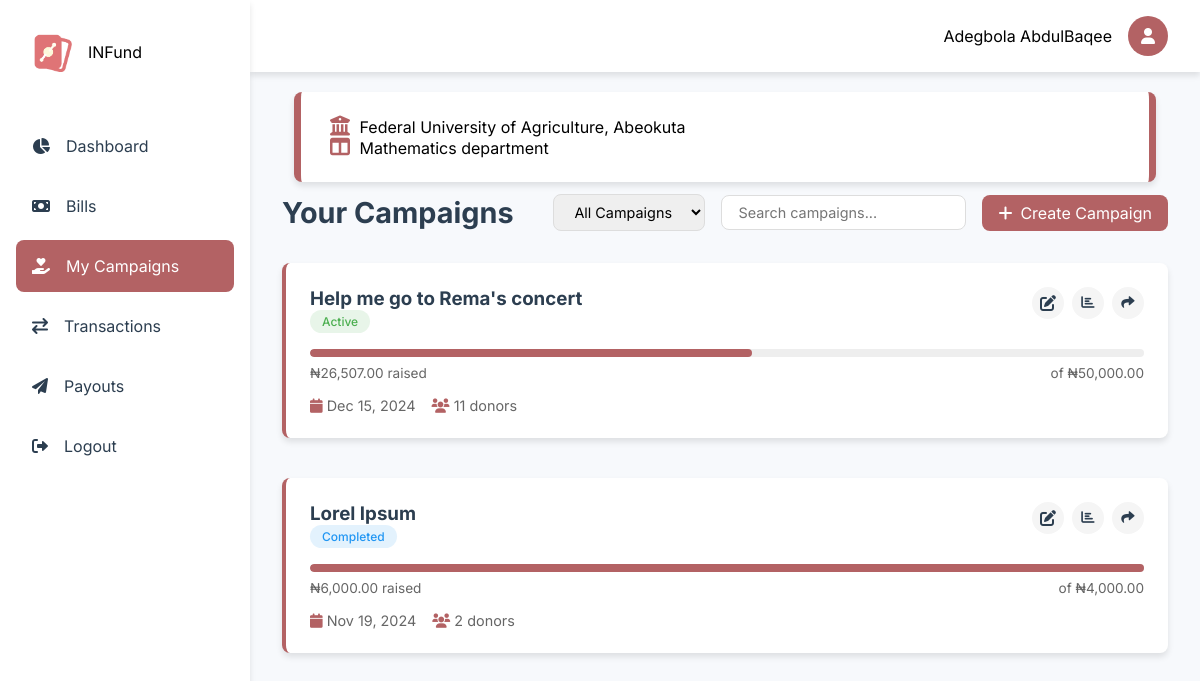
The app's page /dashboard/campaigns.php (signed in), older data.
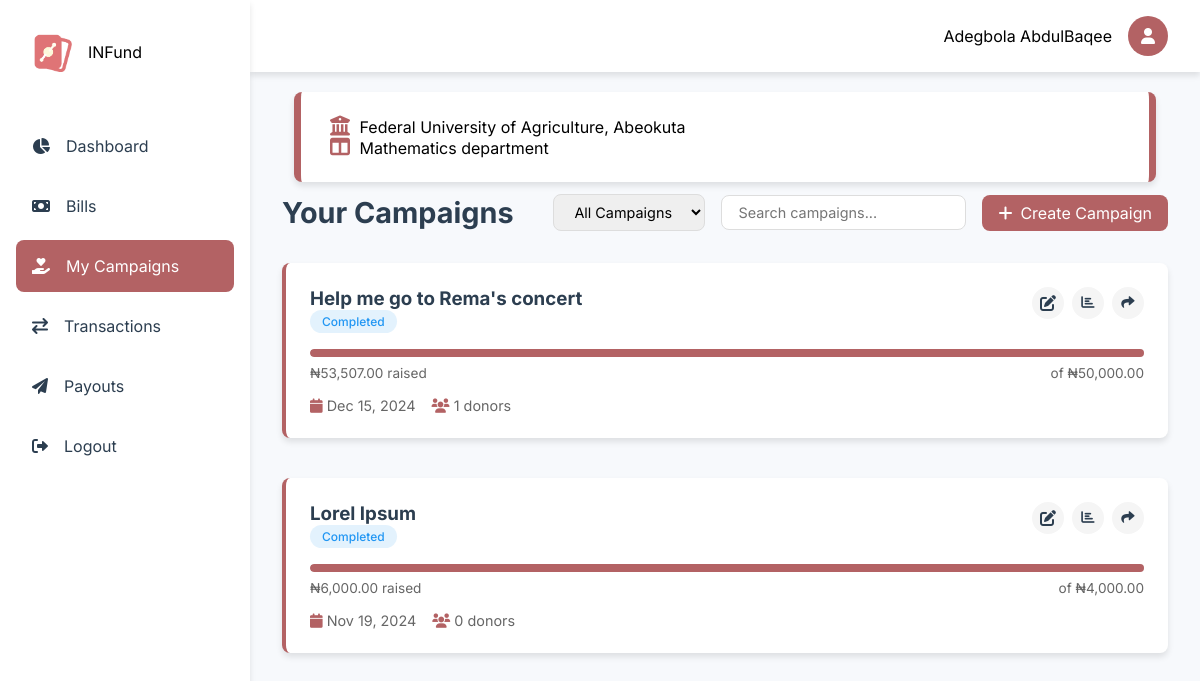
The same page, newer data.
### tables this page shows
CREATE TABLE `campaigns` (
  `id` int(11) NOT NULL,
  `title` varchar(255) NOT NULL,
  `description` text NOT NULL,
  `impact` text DEFAULT NULL,
  `importance` text DEFAULT NULL,
  `uid` int(11) NOT NULL,
  `goal_amount` decimal(15,2) NOT NULL,
  `amount_raised` decimal(15,2) DEFAULT 0.00,
  `start_date` date NOT NULL,
  `end_date` date NOT NULL,
  `status` enum('active','completed','cancelled') DEFAULT 'active',
  `created_at` timestamp NOT NULL DEFAULT current_timestamp(),
  `updated_at` timestamp NOT NULL DEFAULT current_timestamp() ON UPDATE current_timestamp(),
  `image1` varchar(1000) NOT NULL,
  `image2` varchar(1000) DEFAULT NULL,
  `image3` varchar(1000) DEFAULT NULL,
  `image4` varchar(1000) DEFAULT NULL
);

### includes/user/functions.php (called while the page is built, shortened)
<?php
function getUserDetails(string $email): array
{
    global $conn;
    if (strpos($email, "@")) {
        $query = "SELECT * FROM users WHERE email = ?";
    } else {
        $query = "SELECT * FROM users WHERE id = ?";
    }
    $stmt = $conn->prepare($query);
    $stmt->bind_param("s", $email);
    $stmt->execute();
    $result = $stmt->get_result();
    $data = $result->fetch_assoc();
    return $data;
}
function getCampaignsByUserId($user_id)
{
    global $conn;
    $sql = "SELECT c.*,
            (SELECT COUNT(*) FROM donations WHERE campaign_id = c.id) as donor_count,
            (SELECT SUM(amount) FROM donations WHERE campaign_id = c.id) as total_donations
            FROM campaigns c
            WHERE c.uid = ?
            ORDER BY c.created_at DESC";
    $stmt = $conn->prepare($sql);
    $stmt->bind_param("i", $user_id);
    $stmt->execute();
    $result = $stmt->get_result();
    return $result;
}
?>

### includes/get_universities.php (called while the page is built, shortened)
<?php
function get_university($abbr)
{
    global $conn;
    $stmt = $conn->prepare("SELECT * FROM universities WHERE abbreviation=?");
    $stmt->bind_param("s", $abbr);
    $stmt->execute();
    $result = $stmt->get_result();
    $university = [];
    while ($row = $result->fetch_assoc()) {
        $university[] = $row;
    }
    return $university;
}

### dashboard/campaigns.php (the view, shortened to what this page needs)
<?php
include '../config/config.php';
include '../includes/get_universities.php';
include '../includes/user/nav.php';
$university = get_university($my_details['university']);
$campaigns = getCampaignsByUserId($_SESSION['user_id']);
?>
<main class="main-content">
    <div class="server-details">
        <i class="fas fa-university"></i> <?php echo $university[0]['name'] ?? 'University Not Found'; ?>
        <br>
        <i class="fas fa-columns"></i> <?php echo $my_details['department']; ?> department
    </div>
    <div class="page-header">
        <h1>Your Campaigns</h1>
        <div class="header-actions">
            <div class="filter-section">
                <select class="filter-select">
                    <option value="all">All Campaigns</option>
                </select>
                <input type="text" class="search-input" placeholder="Search campaigns...">
            </div>
            <a href="./create" class="create-button"><i class="fas fa-plus"></i> Create Campaign</a>
        </div>
    </div>
    <div class="campaigns-list">
        <?php
        if ($campaigns->num_rows > 0) :
            while ($campaign = $campaigns->fetch_assoc()) :
        ?>
                <div class="campaign-card">
                    <div class="campaign-header">
                        <div class="campaign-title">
                            <h3><?php echo htmlspecialchars($campaign['title']); ?></h3>
                            <span class="badge <?php echo getBadgeClass($campaign['status']); ?>">
                                <?php echo ucfirst($campaign['status']); ?>
                            </span>
                        </div>
                        <div class="campaign-actions">
                            <a href="campaign.php?id=<?php echo $campaign['id']; ?>"  class="action-button"><i class="fas fa-edit"></i></a>
                            <button class="action-button"><i class="fas fa-chart-bar"></i></button>
                            <button class="action-button"><i class="fas fa-share"></i></button>
                        </div>
                    </div>
                    <div class="campaign-details">
                        <div class="progress-section">
                            <div class="progress-bar">
                                <div class="progress-fill" style="width: <?php echo ($campaign['amount_raised'] / $campaign['goal_amount']) * 100; ?>%"></div>
                            </div>
                            <div class="campaign-stats">
                                <span>₦<?php echo number_format($campaign['amount_raised'], 2); ?> raised</span>
                                <span>of ₦<?php echo number_format($campaign['goal_amount'], 2); ?></span>
                            </div>
                        </div>
                        <div class="campaign-meta">
                            <span><i class="fas fa-calendar"></i> <?php echo date('M d, Y', strtotime($campaign['end_date'])); ?></span>
                            <span><i class="fas fa-users"></i> <?php echo $campaign['donor_count']; ?> donors</span>
                        </div>
                    </div>
                </div>
            <?php
            endwhile;
        endif; ?>
    </div>
</main>
<?php
include '../includes/user/footer.php';
?>
<?php
function getBadgeClass($status)
{
    switch ($status) {
        case 'active':
            return 'badge-success';
        case 'completed':
            return 'badge-info';
    }
}
?>

Row changes from the older to the newer data that the page shows:
changed campaigns "Help me go to Rema's concert": status "Active" → "Completed"; amount_raised "26,507.00" → "53,507.00"; donor_count "11" → "1"
computed for campaigns "Lorel Ipsum": donor_count "2" → "0"
